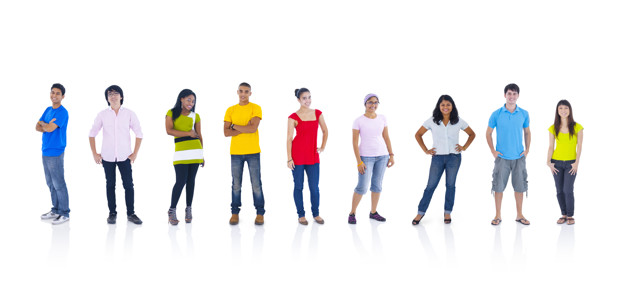
#> input picture Full body detection/people3.jpg, 626 x 294 px, found by its file name
$ python main.py
#> lines starting #> are read from the running program, lines starting #| are printed output that depends on the picture; after the words box and inside, x2 and y2 are one past the last pixel; in counts of white or black regions, pixels touching at a corner belong together
import cv2
import matplotlib.pyplot as plt


#Image Processing
image = cv2.imread("Full body detection\people3.jpg")
#> image is the input picture: shape (294, 626, 3); mean B, G, R 234.7, 234.1, 235.2
image_gray = cv2.cvtColor(image, cv2.COLOR_BGR2GRAY)
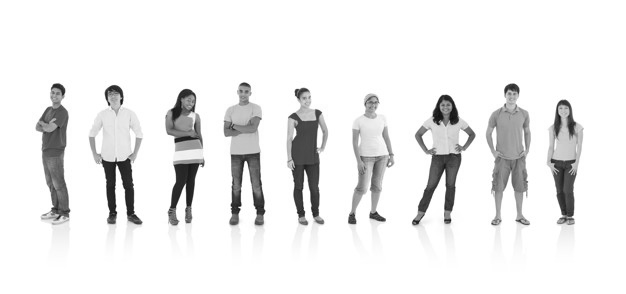
#> image_gray: shape (294, 626); min 15, max 255, mean 234.5


#Detecting body by mounting the trained model
body_detector = cv2.CascadeClassifier("Full body detection\Full body trained.xml")
body_detections = body_detector.detectMultiScale(image_gray, scaleFactor= 1.05, minNeighbors=5, minSize=(50,50))
#> body_detections = [[530, 104, 66, 132], [267, 85, 75, 149], [14, 61, 83, 165], [327, 72, 81, 162], [462, 65, 88, 176], [139, 78, 81, 162], [196, 50, 94, 188], [70, 58, 93, 187]]


#Creating the body box for visualization
for (x, y, w, h) in body_detections:
    cv2.rectangle(image, (x, y), (x+w, y+h), (0,255,0), 2)
#> this loop made 8 passes
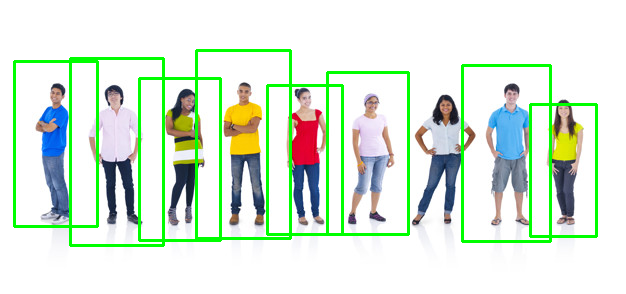
#> image: shape (294, 626, 3); 6.35% of pixels changed, all inside (x1, y1, x2, y2) = (13, 49, 598, 247)


cv2.imshow( 'Display Image',image)
cv2.waitKey()
